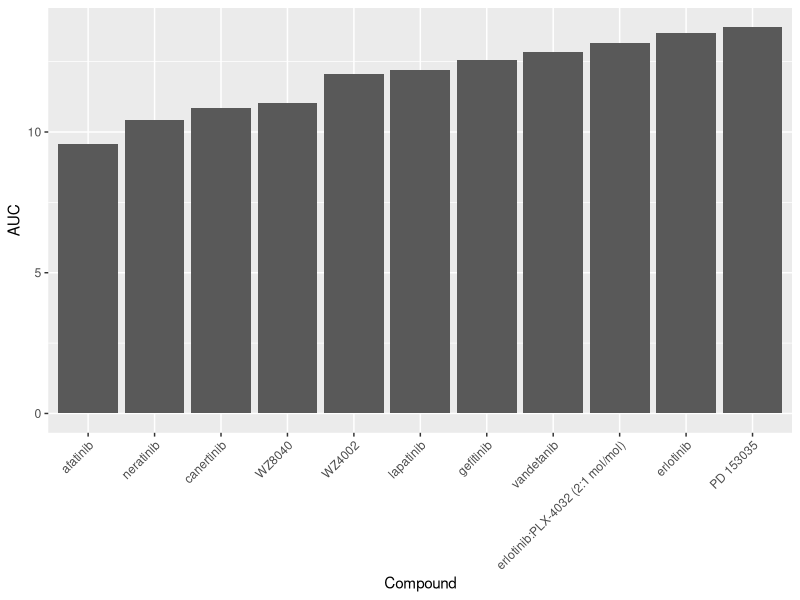

This chart was generated by the following R code:
## ---- chunk 1
knitr::opts_chunk$set(echo = TRUE)
library(ggplot2)
library(dplyr)
library(tidyr)
library(stringr)
## ---- chunk 2
dad_mom <- read.delim("dad_mom.txt")
clean_up <- dad_mom %>%
  gather(key = "key", value = "value", name_dad:income_mom) %>%
  separate(key, into = c("var","dad_or_mom"), convert = TRUE) %>%
  spread(var, value) 
clean_up
## ---- chunk 3
setwd("~/Desktop/DataCamp/HW05/CTRP_files")
AUC_1 <- read.csv("AUC_1.csv")
AUC_2 <- read.csv("AUC_2.csv")
cell_line <- read.csv("cancer_cell_line_info.csv")
compound <- read.csv("compound_info.csv")
experiment <- read.csv("Experiment_info.csv")

AUC <- rbind(AUC_1,AUC_2)
cpd_set <- full_join(AUC, compound, by = "master_cpd_id")
ccl_set <- full_join(experiment, cell_line, by = "master_ccl_id")
exp_set <- full_join(cpd_set, ccl_set, by = c("experiment_id" = "expt_id"))
head(exp_set)
## ---- chunk 4
vorinostat <- subset(exp_set,cpd_name == "vorinostat")
vorinostat <- vorinostat[order(vorinostat$area_under_curve),]
print(paste("The cancer type that has the lowest AUC values to vorinostat is",vorinostat$cancer_type[1]))
## ---- chunk 5
RV1 <- subset(exp_set,ccl_name == "22RV1")
RV1 <- RV1[order(RV1$area_under_curve),]
print(paste("For 22RV1, the compound that has the lowest AUC value is",RV1$cpd_name[1]))
## ---- chunk 6
breast <- subset(exp_set,cancer_type == "breast")
EGFR <- filter(breast,str_detect(gene_symbol_of_protein_target, "EGFR")==TRUE)
mean <- aggregate(EGFR[,2],list(EGFR$cpd_name),mean)
ggplot(mean,aes(x=reorder(Group.1,x),y=x))+
  geom_col(stat = "identity")+
  xlab("Compound")+
  ylab("AUC")+
  theme(axis.text.x = element_text(angle = 45, vjust = 1, hjust = 1))
